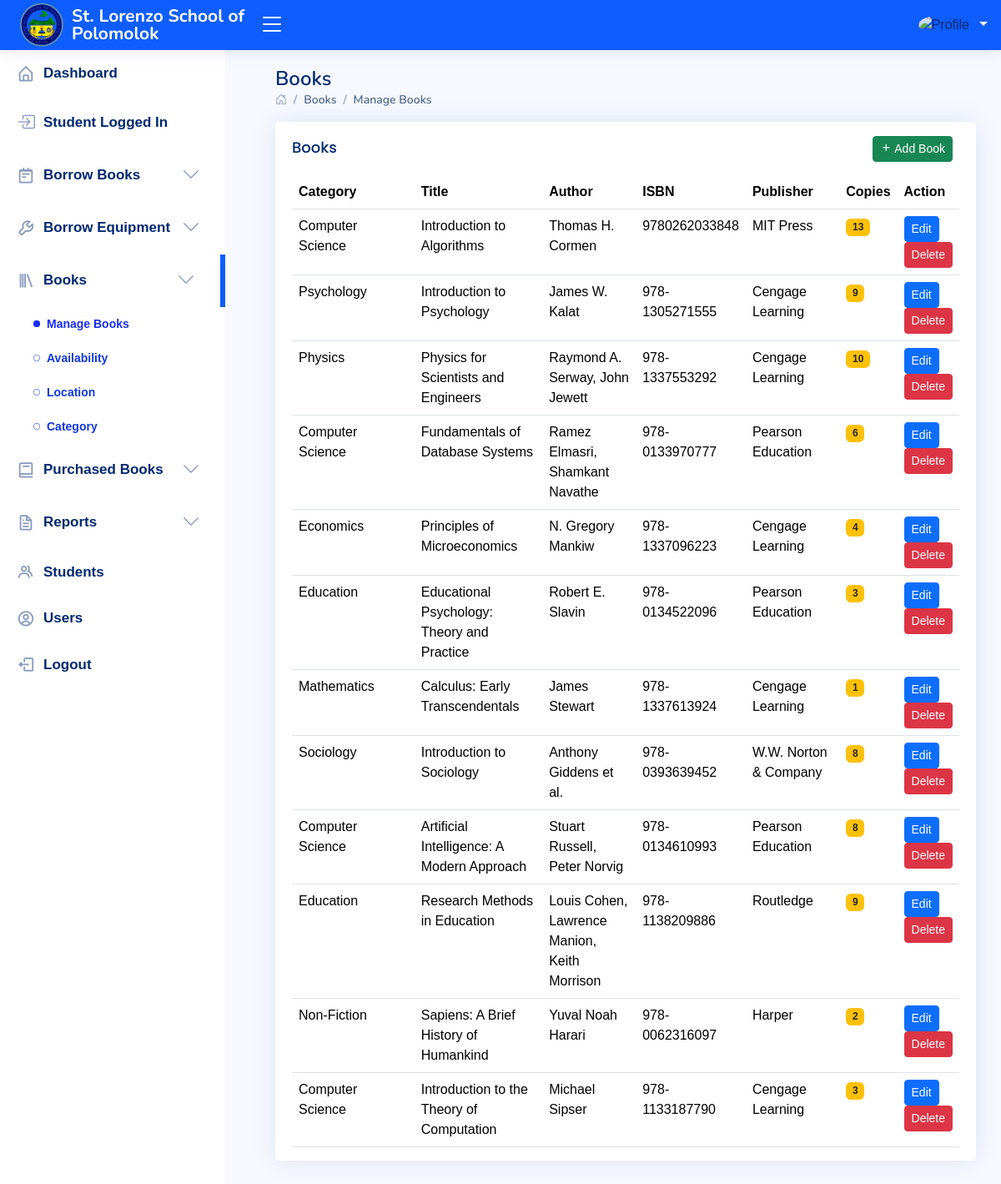
The app's page /administrator/manage-book.php with its own data.
### tables this page shows
CREATE TABLE IF NOT EXISTS `book` (
  `book_id` int NOT NULL AUTO_INCREMENT,
  `user_id` int NOT NULL,
  `category_id` int NOT NULL,
  `title` varchar(255) NOT NULL,
  `author` varchar(255) NOT NULL,
  `isbn` varchar(50) DEFAULT NULL,
  `publisher` varchar(255) DEFAULT NULL,
  `publication_year` year DEFAULT NULL,
  `location` varchar(255) DEFAULT NULL,
  `amount` decimal(10,2) NOT NULL,
  `copies` int DEFAULT '1',
  `added_at` datetime DEFAULT CURRENT_TIMESTAMP,
  PRIMARY KEY (`book_id`),
  UNIQUE KEY `isbn` (`isbn`),
  KEY `user_id` (`user_id`)
);

CREATE TABLE IF NOT EXISTS `book_categories` (
  `category_id` int NOT NULL AUTO_INCREMENT,
  `category_name` varchar(100) NOT NULL,
  `created_at` timestamp NOT NULL,
  PRIMARY KEY (`category_id`)
);

### administrator/manage-book.php (the view, shortened to what this page needs)
<!DOCTYPE html>
<html lang="en">
<head>
    <link href="assets/vendor/bootstrap/css/bootstrap.min.css" rel="stylesheet">
    <link href="assets/vendor/bootstrap-icons/bootstrap-icons.css" rel="stylesheet">
    <link href="assets/vendor/boxicons/css/boxicons.min.css" rel="stylesheet">
    <link href="assets/vendor/quill/quill.snow.css" rel="stylesheet">
    <link href="assets/vendor/quill/quill.bubble.css" rel="stylesheet">
    <link href="assets/vendor/remixicon/remixicon.css" rel="stylesheet">
    <link href="assets/vendor/simple-datatables/style.css" rel="stylesheet">
    <link href="assets/sweet-alert/sweetalert2.min.css" rel="stylesheet">
    <link href="assets/css/style.css" rel="stylesheet">
</head>
<body>
    <?php
  include 'inc/navbar.php';
  include 'inc/sidebar.php';
  ?>
    <main id="main" class="main">
        <div class="pagetitle">
            <h1>Books</h1>
            <nav>
                <ol class="breadcrumb">
                    <li class="breadcrumb-item"><a href="index.php"><i class="bi bi-house-door"></i></a></li>
                    <li class="breadcrumb-item active">Books</li>
                    <li class="breadcrumb-item active">Manage Books</li>
                </ol>
            </nav>
        </div>
        <section class="section">
            <div class="row">
                <div class="col-lg-12">
                    <div class="card">
                        <div class="card-body">
                            <div class="d-flex justify-content-between align-items-center">
                                <h5 class="card-title">Books</h5>
                                <button type="button" class="btn btn-success btn-sm me-2" data-bs-toggle="modal"
                                    data-bs-target="#addbook">
                                    <i class="bx bx-plus"></i> Add Book
                                </button>
                            </div>
                            <table class="table datatable">
                                <thead>
                                    <tr>
                                        <th style="width: 20%">Category</th>
                                        <th style="width: 20%">Title</th>
                                        <th style="width: 15%">Author</th>
                                        <th>ISBN</th>
                                        <th style="width: 15%">Publisher</th>
                                        <th>Copies</th>
                                        <th>Action</th>
                                    </tr>
                                </thead>
                                <tbody>
                                    <?php
                                      require('backend/dbcon.php');
                                      $query = "
                                          SELECT b.*, c.category_id, c.category_name
                                          FROM book b
                                          LEFT JOIN book_categories c ON b.category_id = c.category_id
                                      ";
                                      $result = $con->query($query);
                                      while ($row = $result->fetch_assoc()) {
                                          echo "<tr>";
                                          echo "<td>" . htmlspecialchars($row['category_name']) . "</td>";
                                          echo "<td>" . htmlspecialchars($row['title']) . "</td>";
                                          echo "<td>" . htmlspecialchars($row['author']) . "</td>";
                                          echo "<td>" . htmlspecialchars($row['isbn']) . "</td>";
                                          echo "<td>" . htmlspecialchars($row['publisher']) . "</td>";
                                          echo "<td><span class='badge bg-warning text-dark'>" . htmlspecialchars($row['copies']) . "</span></td>";
                                          echo "<td>
                                              <button
                                                  class='btn btn-primary btn-sm btn-update'
                                                  data-id='" . $row['book_id'] . "'
                                                  data-category-id='" . $row['category_id'] . "'
                                                  data-category-name='" . htmlspecialchars($row['category_name']) . "'
                                                  data-bs-toggle='modal'
                                                  data-bs-target='#updatebook'>Edit
                                              </button>
                                              <button
                                                  class='btn btn-danger btn-sm btn-delete'
                                                  data-id='" . $row['book_id'] . "'>Delete
                                              </button>
                                            </td>";
                                          echo "</tr>";
                                      }
                                    ?>
                                </tbody>
                            </table>
                        </div>
                    </div>
                </div>
            </div>
        </section>
    </main>
</body>
</html>

### administrator/assets/css/style.css (style rules this page uses)
:root { scroll-behavior: smooth; }
body { font-family: "Trebuchet MS", sans-serif; background: #f6f9ff; color: #444444; }
a { color: #4154f1; text-decoration: none; }
h1, h2, h3, h4, h5, h6 { font-family: "Nunito", sans-serif; }
#main { margin-top: 60px; padding: 20px 30px; transition: all 0.3s; }
.pagetitle { margin-bottom: 10px; }
.pagetitle h1 { font-size: 24px; margin-bottom: 0; font-weight: 600; color: #012970; }
.card { margin-bottom: 30px; border: none; border-radius: 5px; box-shadow: 0px 0 30px rgba(1, 41, 112, 0.1); }
.card-title { padding: 20px 0 15px 0; font-size: 18px; font-weight: 500; color: #012970; font-family: "Poppins", sans-serif; }
.card-body { padding: 0 20px 20px 20px; margin-bottom: -20px; }
.breadcrumb { font-size: 14px; font-family: "Nunito", sans-serif; color: #899bbd; font-weight: 600; }
.breadcrumb a { color: #899bbd; transition: 0.3s; }
.breadcrumb .breadcrumb-item::before { color: #899bbd; }
.breadcrumb .active { color: #51678f; font-weight: 600; }
@media (min-width: 1200px) { #main, #footer { margin-left: 300px; } }

### records on screen
book: category.category_name "Computer Science", title "Introduction to Algorithms", author "Thomas H. Cormen", isbn "9780262033848", publisher "MIT Press", copies "13"
book: category.category_name "Psychology", title "Introduction to Psychology", author "James W. Kalat", isbn "978-1305271555", publisher "Cengage Learning", copies "9"
book: category.category_name "Physics", title "Physics for Scientists and Engineers", author "Raymond A. Serway, John Jewett", isbn "978-1337553292", publisher "Cengage Learning", copies "10"
book: category.category_name "Computer Science", title "Fundamentals of Database Systems", author "Ramez Elmasri, Shamkant Navathe", isbn "978-0133970777", publisher "Pearson Education", copies "6"
book: category.category_name "Economics", title "Principles of Microeconomics", author "N. Gregory Mankiw", isbn "978-1337096223", publisher "Cengage Learning", copies "4"
book: category.category_name "Education", title "Educational Psychology: Theory and Practice", author "Robert E. Slavin", isbn "978-0134522096", publisher "Pearson Education", copies "3"
book: category.category_name "Mathematics", title "Calculus: Early Transcendentals", author "James Stewart", isbn "978-1337613924", publisher "Cengage Learning", copies "1"
book: category.category_name "Sociology", title "Introduction to Sociology", author "Anthony Giddens et al.", isbn "978-0393639452", publisher "W.W. Norton & Company", copies "8"
book: category.category_name "Computer Science", title "Artificial Intelligence: A Modern Approach", author "Stuart Russell, Peter Norvig", isbn "978-0134610993", publisher "Pearson Education", copies "8"
book: category.category_name "Education", title "Research Methods in Education", author "Louis Cohen, Lawrence Manion, Keith Morrison", isbn "978-1138209886", publisher "Routledge", copies "9"
book: category.category_name "Non-Fiction", title "Sapiens: A Brief History of Humankind", author "Yuval Noah Harari", isbn "978-0062316097", publisher "Harper", copies "2"
book: category.category_name "Computer Science", title "Introduction to the Theory of Computation", author "Michael Sipser", isbn "978-1133187790", publisher "Cengage Learning", copies "3"
